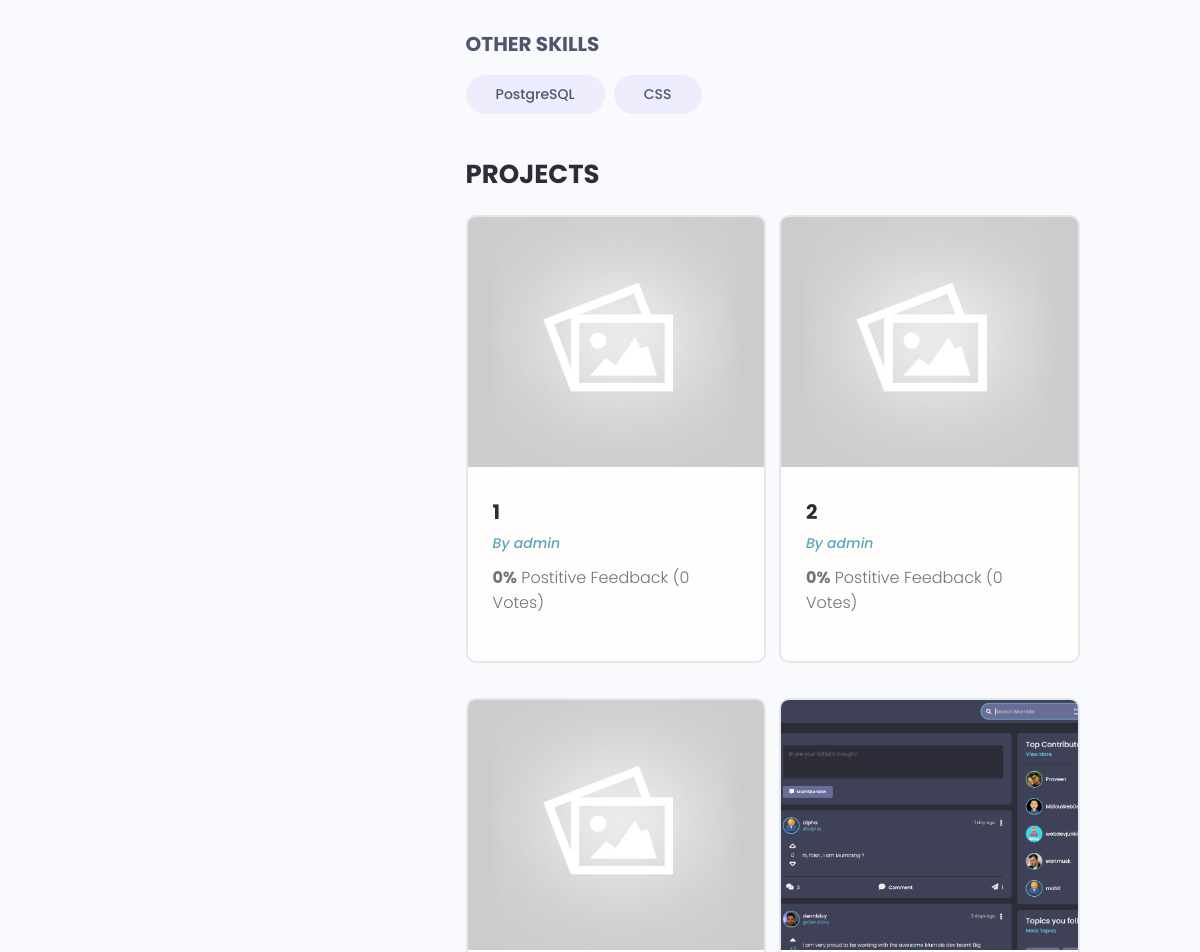
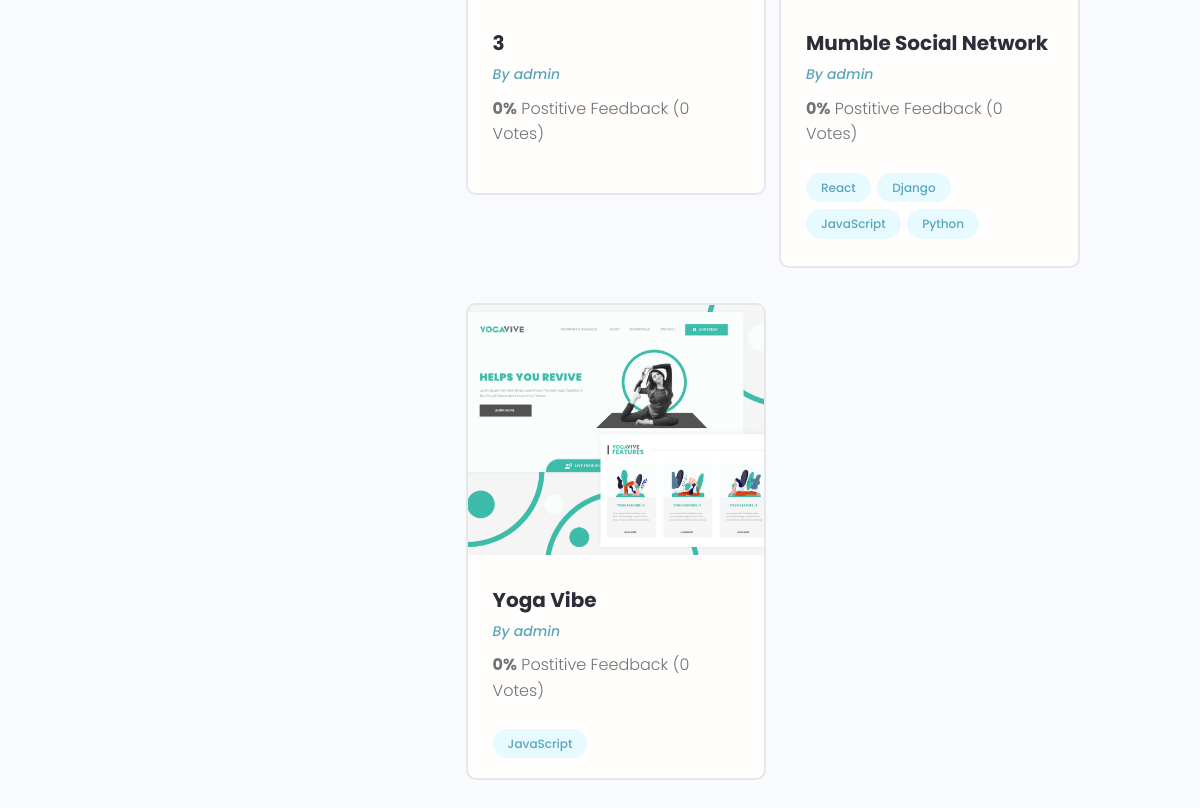
Page /profile/ecccfd84-3fe7-42c1-a1ad-b7b17782af16/ (lower part) on the earlier database version (2 pictures, top to bottom).
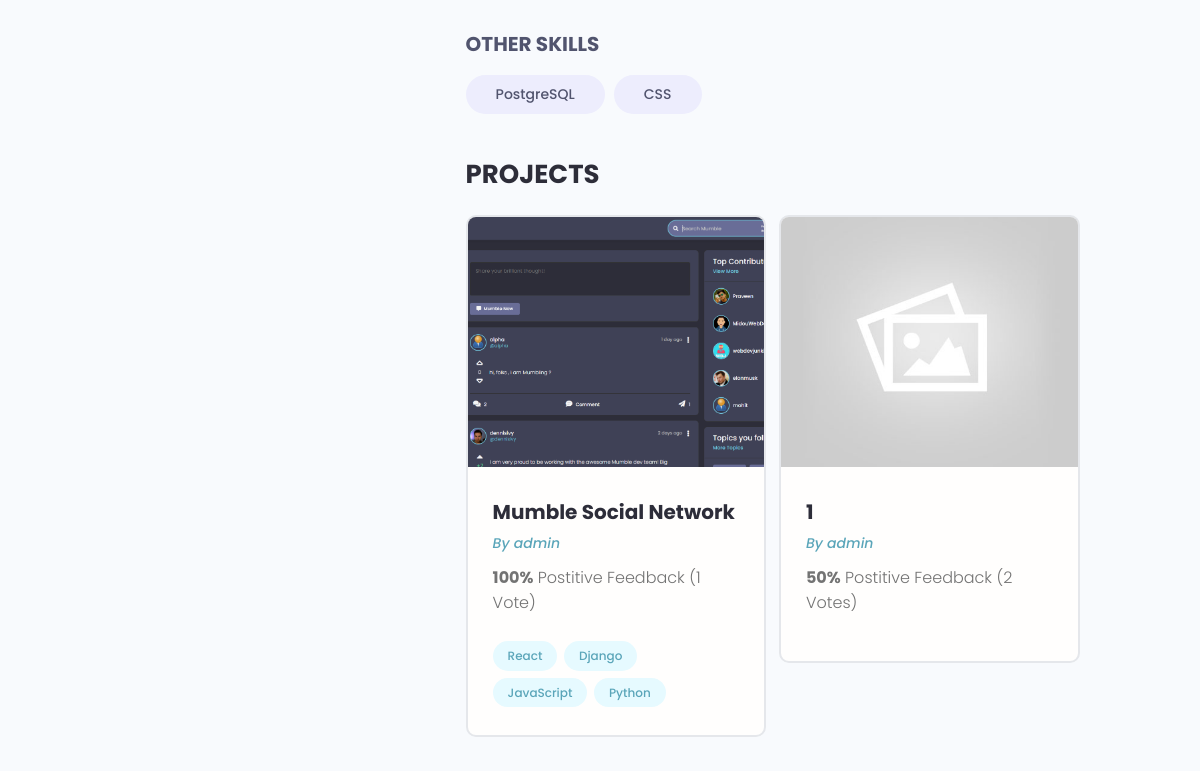
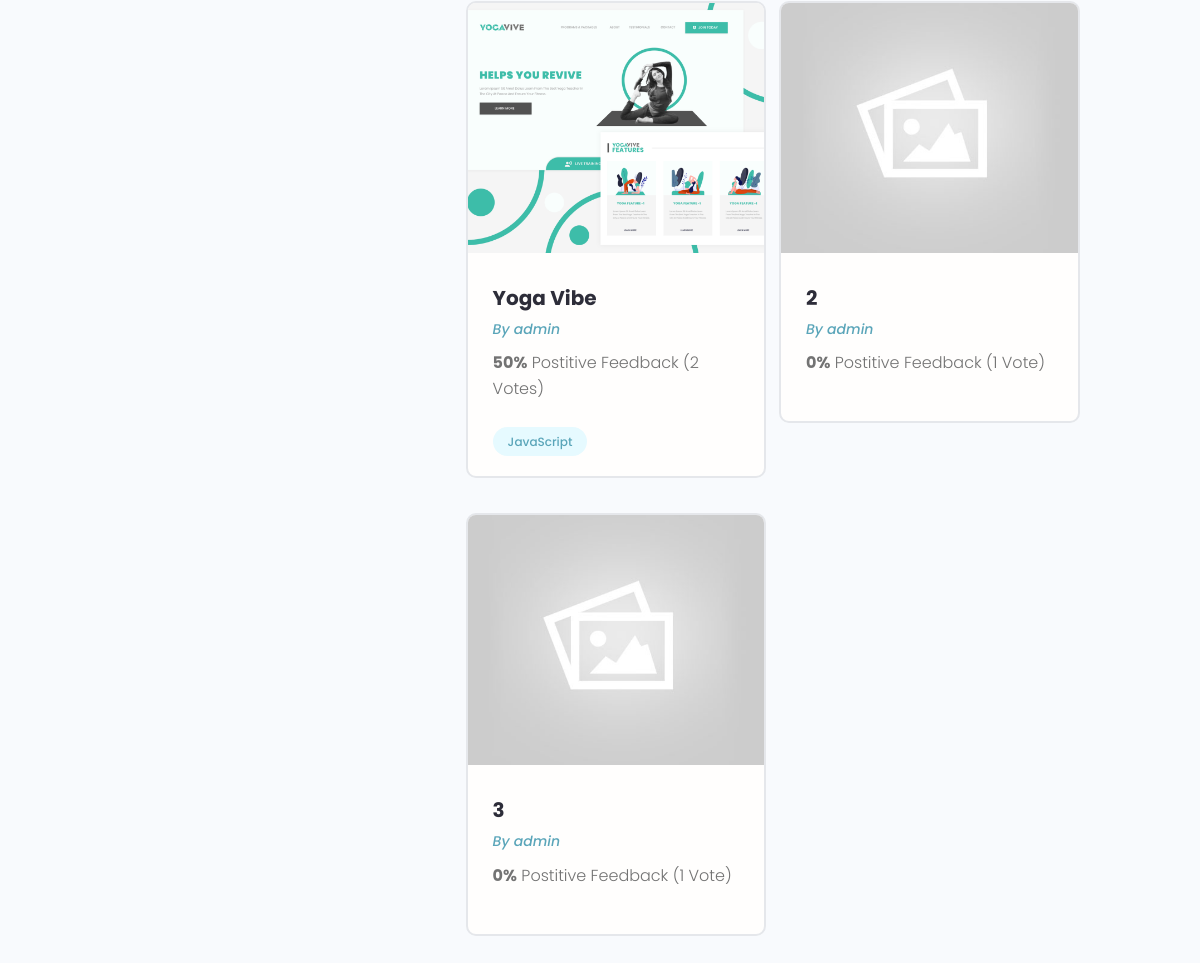
Same page on the later database version (2 pictures, top to bottom).
### users/models.py (models this page shows, shortened)
class Skill(models.Model):
    owner = models.ForeignKey(
        Profile, on_delete=models.CASCADE, null=True, blank=True)
    name = models.CharField(max_length=200, null=True, blank=True)
    description = models.TextField(null=True, blank=True)
    created = models.DateTimeField(auto_now_add=True)
    id = models.UUIDField(default=uuid.uuid4,
                            unique=True,
                            primary_key=True,
                            editable=False)
    def __str__(self):
        return str(self.name)

class Profile(models.Model):
    user = models.OneToOneField(
        User, on_delete=models.CASCADE, null=True, blank=True)
    name = models.CharField(max_length=200, null=True, blank=True)
    email = models.EmailField(max_length=500, blank=True, null=True)
    username = models.CharField(max_length=200, null=True, blank=True)
    location = models.CharField(max_length=200, null=True, blank=True)
    short_intro = models.CharField(max_length=200, blank=True, null=True)
    bio = models.TextField(blank=True, null=True)
    profile_image = models.ImageField(
        null=True, blank=True, upload_to='profiles/',
        default='profiles/user-default.png')
    social_github = models.CharField(max_length=200, null=True, blank=True)
    social_twitter = models.CharField(max_length=200, null=True, blank=True)
    social_linkedin = models.CharField(max_length=200, null=True, blank=True)
    social_youtube = models.CharField(max_length=200, null=True, blank=True)
    social_website = models.CharField(max_length=200, null=True, blank=True)
    created = models.DateTimeField(auto_now_add=True)
    id = models.UUIDField(default=uuid.uuid4,
                            unique=True,
                            primary_key=True,
                            editable=False)
    class Meta:
        ordering = ['created']
    @property
    def imageURL(self):
        try:
            url = self.profile_image.url
        except:
            url = ''
        return url

### projects/models.py (models this page shows, shortened)
class Project(models.Model):
    owner = models.ForeignKey(
        Profile, null=True, blank=True, on_delete=models.CASCADE)
    title = models.CharField(max_length=200)
    description = models.TextField(null=True, blank=True)
    featured_image = models.ImageField(null=True, blank=True, default="default.jpg")
    demo_link = models.CharField(max_length=2000, null=True, blank=True)
    source_link = models.CharField(max_length=2000, null=True, blank=True)
    tags = models.ManyToManyField('Tag', blank=True)
    vote_total = models.IntegerField(default=0, null=True, blank=True)
    vote_ratio = models.IntegerField(default=0, null=True, blank=True)
    created = models.DateTimeField(auto_now_add=True)
    id = models.UUIDField(default=uuid.uuid4,
                            unique=True,
                            primary_key=True,
                            editable=False)
    class Meta:
        ordering = ['-vote_ratio','-vote_total', 'title']
    @property
    def imageURL(self):
        try:
            url = self.featured_image.url
        except:
            url = ''
        return url

class Tag(models.Model):
    name = models.CharField(max_length=200)
    created = models.DateTimeField(auto_now_add=True)
    id = models.UUIDField(default=uuid.uuid4,
                            unique=True,
                            primary_key=True,
                            editable=False)
    def __str__(self):
        return self.name

### users/views.py (the view)
# urls.py: path("profile/<str:pk>/", views.userProfile, name="user-profile"),
def userProfile(request, pk):
    profile = Profile.objects.get(id=pk)
    topSkills = profile.skill_set.exclude(description__exact="")
    otherSkills = profile.skill_set.filter(description="")
    context = {'profile': profile,
                'topSkills':topSkills, 'otherSkills':otherSkills }
    return render(request, 'users/user-profile.html', context)

### users/templates/users/user-profile.html (shortened to what this page needs)
{% extends 'main.html' %}
{% block content %}
<main class="profile my-md">
  <div class="container">
    <div class="layout">
      <div class="column column--1of3">
			</div>
      <div class="column column--2of3">
        <div class="devInfo">
          <div class="devInfo__skills">
						<h3 class="devInfo__subtitle">Other Skills</h3>
						<div class="devInfo__otherSkills">
							{% for skill in otherSkills %}
								<span class="tag tag--pill tag--sub tag--lg">
										<small>{{skill}}</small>
								</span>
							{% endfor %}
						</div>
          </div>
        </div>
        <div class="devInfo">
          <h3 class="devInfo__title">Projects</h3>
          <div class="grid grid--two">
						{% for project in profile.project_set.all %}
							<div class="column">
								<div class="card project">
									<a href="{% url 'project' project.id %}" class="project">
										<img class="project__thumbnail" src="{{project.imageURL}}" alt="project thumbnail" />
										<div class="card__body">
											<h3 class="project__title">{{project.title}}</h3>
											<p><a class="project__author" href="{% url 'user-profile' project.owner.id %}">By {{project.owner.name}}</a></p>
											<p class="project--rating">
													<span style="font-weight: bold;">{{project.vote_ratio}}%</span>
													Postitive Feedback ({{project.vote_total}} Vote{{project.vote_total|pluralize:"s"}})
											</p>
											<div class="project__tags">
												{% for tag in project.tags.all %}
													<span class="tag tag--pill tag--main">
															<small>{{tag}}</small>
													</span>
												{% endfor %}
											</div>
										</div>
									</a>
								</div>
							</div>
						{% endfor %}
          </div>
        </div>
      </div>
    </div>
  </div>
</main>
{% endblock content %}

Differences in the rows shown:
changed Project "Mumble Social Network": vote_ratio "0" → "100"; vote_total "0" → "1"; moves up the list
changed Project (number 2 of 5 on the later page): vote_ratio "0" → "50"; vote_total "0" → "2"
changed Project "Yoga Vibe": vote_ratio "0" → "50"; vote_total "0" → "2"; moves up the list
changed Project (number 4 of 5 on the later page): vote_total "0" → "1"
changed Project (number 5 of 5 on the later page): vote_total "0" → "1"
